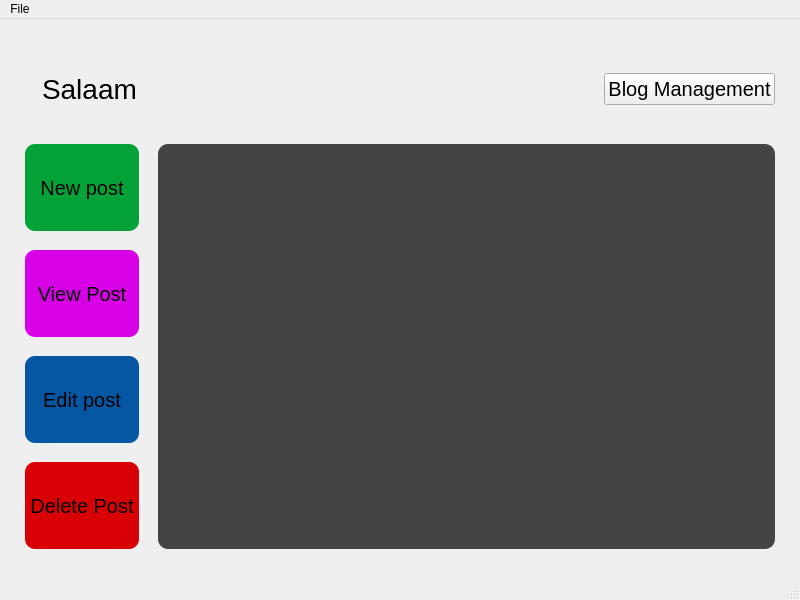
<?xml version="1.0" encoding="UTF-8"?>
<ui version="4.0">
 <class>MainWindow</class>
 <widget class="QMainWindow" name="MainWindow">
  <property name="geometry">
   <rect>
    <x>0</x>
    <y>0</y>
    <width>800</width>
    <height>600</height>
   </rect>
  </property>
  <property name="windowTitle">
   <string>MainWindow</string>
  </property>
  <widget class="QWidget" name="centralwidget">
   <layout class="QVBoxLayout" name="verticalLayout_2">
    <property name="leftMargin">
     <number>25</number>
    </property>
    <property name="rightMargin">
     <number>25</number>
    </property>
    <item>
     <spacer name="verticalSpacer_2">
      <property name="orientation">
       <enum>Qt::Vertical</enum>
      </property>
      <property name="sizeType">
       <enum>QSizePolicy::Minimum</enum>
      </property>
      <property name="sizeHint" stdset="0">
       <size>
        <width>20</width>
        <height>40</height>
       </size>
      </property>
     </spacer>
    </item>
    <item>
     <layout class="QHBoxLayout" name="horizontalLayout_3">
      <item>
       <widget class="QLabel" name="BlogTitle">
        <property name="sizePolicy">
         <sizepolicy hsizetype="Expanding" vsizetype="Preferred">
          <horstretch>0</horstretch>
          <verstretch>0</verstretch>
         </sizepolicy>
        </property>
        <property name="font">
         <font>
          <pointsize>21</pointsize>
         </font>
        </property>
        <property name="styleSheet">
         <string notr="true">background: url(:/bg/background.png);
border-radius: 10px;
padding: 5px 10px;</string>
        </property>
        <property name="text">
         <string>Salaam</string>
        </property>
       </widget>
      </item>
      <item>
       <widget class="QPushButton" name="BlogMgmt">
        <property name="font">
         <font>
          <pointsize>15</pointsize>
         </font>
        </property>
        <property name="styleSheet">
         <string notr="true"/>
        </property>
        <property name="text">
         <string>Blog Management</string>
        </property>
       </widget>
      </item>
     </layout>
    </item>
    <item>
     <spacer name="verticalSpacer">
      <property name="orientation">
       <enum>Qt::Vertical</enum>
      </property>
      <property name="sizeType">
       <enum>QSizePolicy::Minimum</enum>
      </property>
      <property name="sizeHint" stdset="0">
       <size>
        <width>20</width>
        <height>28</height>
       </size>
      </property>
     </spacer>
    </item>
    <item>
     <layout class="QHBoxLayout" name="horizontalLayout">
      <property name="spacing">
       <number>19</number>
      </property>
      <item>
       <layout class="QVBoxLayout" name="verticalLayout">
        <item>
         <widget class="QPushButton" name="NewPost">
          <property name="sizePolicy">
           <sizepolicy hsizetype="Minimum" vsizetype="Expanding">
            <horstretch>0</horstretch>
            <verstretch>0</verstretch>
           </sizepolicy>
          </property>
          <property name="maximumSize">
           <size>
            <width>16777215</width>
            <height>150</height>
           </size>
          </property>
          <property name="font">
           <font>
            <pointsize>15</pointsize>
           </font>
          </property>
          <property name="styleSheet">
           <string notr="true">background-color: rgb(5, 163, 55);
border-radius: 10px;
padding: 0px 5px;</string>
          </property>
          <property name="text">
           <string>New post</string>
          </property>
         </widget>
        </item>
        <item>
         <widget class="QPushButton" name="ViewPost">
          <property name="sizePolicy">
           <sizepolicy hsizetype="Minimum" vsizetype="Expanding">
            <horstretch>0</horstretch>
            <verstretch>0</verstretch>
           </sizepolicy>
          </property>
          <property name="font">
           <font>
            <pointsize>15</pointsize>
           </font>
          </property>
          <property name="styleSheet">
           <string notr="true">background-color: rgb(215, 0, 230);
border-radius: 10px;
padding: 0px 5px;</string>
          </property>
          <property name="text">
           <string>View Post</string>
          </property>
         </widget>
        </item>
        <item>
         <widget class="QPushButton" name="EditPost">
          <property name="sizePolicy">
           <sizepolicy hsizetype="Minimum" vsizetype="Expanding">
            <horstretch>0</horstretch>
            <verstretch>0</verstretch>
           </sizepolicy>
          </property>
          <property name="maximumSize">
           <size>
            <width>16777215</width>
            <height>150</height>
           </size>
          </property>
          <property name="font">
           <font>
            <pointsize>15</pointsize>
           </font>
          </property>
          <property name="styleSheet">
           <string notr="true">border-radius: 10px;
padding: 0px 5px;
background-color: rgb(5, 87, 163);</string>
          </property>
          <property name="text">
           <string>Edit post</string>
          </property>
         </widget>
        </item>
        <item>
         <widget class="QPushButton" name="DeletePost">
          <property name="sizePolicy">
           <sizepolicy hsizetype="Minimum" vsizetype="Expanding">
            <horstretch>0</horstretch>
            <verstretch>0</verstretch>
           </sizepolicy>
          </property>
          <property name="maximumSize">
           <size>
            <width>16777215</width>
            <height>150</height>
           </size>
          </property>
          <property name="font">
           <font>
            <pointsize>15</pointsize>
           </font>
          </property>
          <property name="styleSheet">
           <string notr="true">background-color: rgb(216, 0, 4);
border-radius: 10px;
padding: 0px 5px;</string>
          </property>
          <property name="text">
           <string>Delete Post</string>
          </property>
         </widget>
        </item>
       </layout>
      </item>
      <item>
       <widget class="QListWidget" name="PostList">
        <property name="font">
         <font>
          <pointsize>15</pointsize>
         </font>
        </property>
        <property name="styleSheet">
         <string notr="true">background-color: #444;
border-radius:10px;</string>
        </property>
       </widget>
      </item>
     </layout>
    </item>
    <item>
     <spacer name="verticalSpacer_3">
      <property name="orientation">
       <enum>Qt::Vertical</enum>
      </property>
      <property name="sizeType">
       <enum>QSizePolicy::Preferred</enum>
      </property>
      <property name="sizeHint" stdset="0">
       <size>
        <width>20</width>
        <height>20</height>
       </size>
      </property>
     </spacer>
    </item>
   </layout>
  </widget>
  <widget class="QMenuBar" name="menubar">
   <property name="geometry">
    <rect>
     <x>0</x>
     <y>0</y>
     <width>800</width>
     <height>30</height>
    </rect>
   </property>
   <widget class="QMenu" name="menuFIle">
    <property name="title">
     <string>File</string>
    </property>
    <addaction name="actionQuit"/>
   </widget>
   <addaction name="menuFIle"/>
  </widget>
  <widget class="QStatusBar" name="statusbar"/>
  <action name="actionQuit">
   <property name="text">
    <string>Quit</string>
   </property>
  </action>
 </widget>
 <resources>
  <include location="bg.qrc"/>
 </resources>
 <connections/>
</ui>
